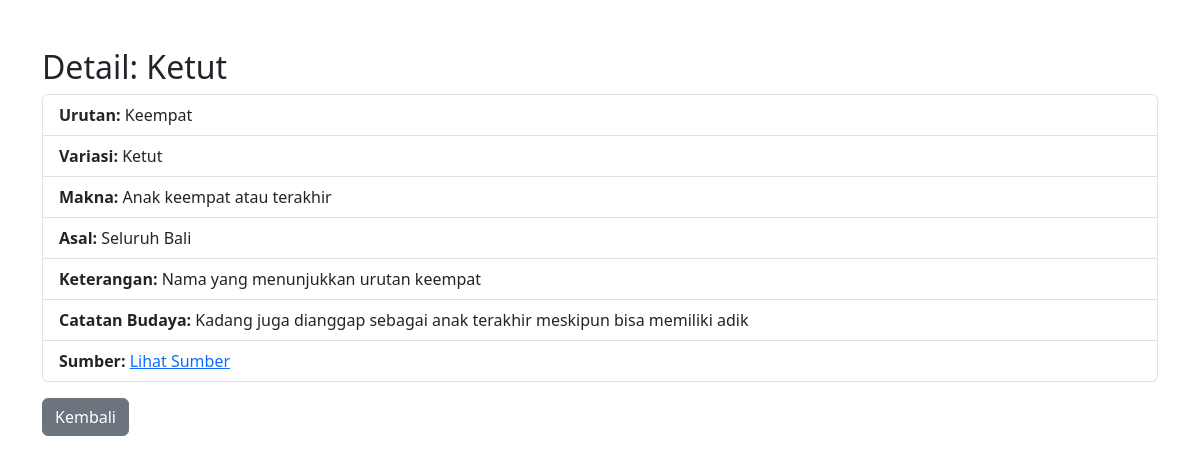
The app's page /detail.php?id=4 with its own data.
### tables this page shows
CREATE TABLE `nama_tradisional_bali` (
  `id_nama` int(11) NOT NULL,
  `nama_utama` varchar(20) DEFAULT NULL,
  `urutan_lahir` varchar(20) DEFAULT NULL,
  `variasi_nama` text DEFAULT NULL,
  `makna` text DEFAULT NULL,
  `asal_umum` varchar(100) DEFAULT NULL,
  `keterangan` text DEFAULT NULL,
  `catatan_kultural` text DEFAULT NULL,
  `sumber_link` text DEFAULT NULL
);

### detail.php (the view, shortened to what this page needs)
<?php
include 'config.php';
$id = $_GET['id'];
$query = mysqli_query($conn, "SELECT * FROM nama_tradisional_bali WHERE id_nama=$id");
$data = mysqli_fetch_assoc($query);
?>
<!DOCTYPE html>
<html>
<head>
  <link href="https://cdn.jsdelivr.net/npm/bootstrap@5.3.0/dist/css/bootstrap.min.css" rel="stylesheet">
</head>
<body>
<div class="container mt-5">
  <h2>Detail: <?= $data['nama_utama'] ?></h2>
  <ul class="list-group">
    <li class="list-group-item"><strong>Urutan:</strong> <?= $data['urutan_lahir'] ?></li>
    <li class="list-group-item"><strong>Variasi:</strong> <?= $data['variasi_nama'] ?></li>
    <li class="list-group-item"><strong>Makna:</strong> <?= $data['makna'] ?></li>
    <li class="list-group-item"><strong>Asal:</strong> <?= $data['asal_umum'] ?></li>
    <li class="list-group-item"><strong>Keterangan:</strong> <?= $data['keterangan'] ?></li>
    <li class="list-group-item"><strong>Catatan Budaya:</strong> <?= $data['catatan_kultural'] ?></li>
    <li class="list-group-item"><strong>Sumber:</strong> <a href="<?= $data['sumber_link'] ?>" target="_blank">Lihat Sumber</a></li>
  </ul>
  <a href="index.php" class="btn btn-secondary mt-3">Kembali</a>
</div>
</body>
</html>

### records on screen
nama_tradisional_bali: nama_utama "Ketut", urutan_lahir "Keempat", variasi_nama "Ketut", makna "Anak keempat atau terakhir", asal_umum "Seluruh Bali", keterangan "Nama yang menunjukkan urutan keempat", catatan_kultural "Kadang juga dianggap sebagai anak terakhir meskipun bisa memiliki adik"
